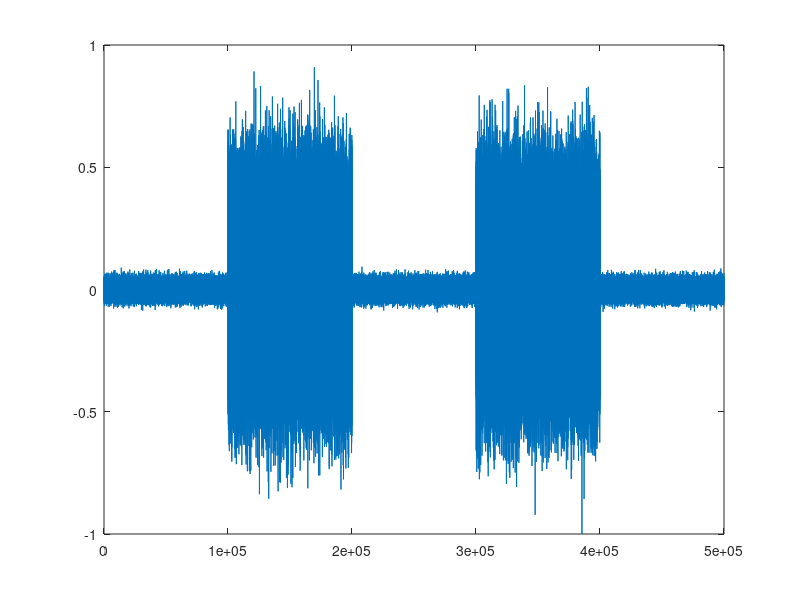

Source code (MATLAB):
%%
% clear all;
% clf;
% in_file = 'Speech_all';
% in = audioread([in_file '.wav']);
% 
% for snr = [50, 40, 35, 30, 25, 20]
%     noise = awgn(in, snr);
%     
%     if 1 == 0
%         audiowrite([in_file '_snr=' num2str(snr) '.wav'], noise, 16e3);
%     end
%    
% end

%%
clear all;
a = ones(1,5e5).*0.1;
a(1e5:2e5) = 1;
a(3e5:4e5) = 1;
an = wgn(1,length(a),0); % FEL
an = an./max(abs(an));
ax = a .* an;
plot(ax)

sound(ax, 48e3)
audiowrite('white_noise_steps.wav', ax, 48e3);